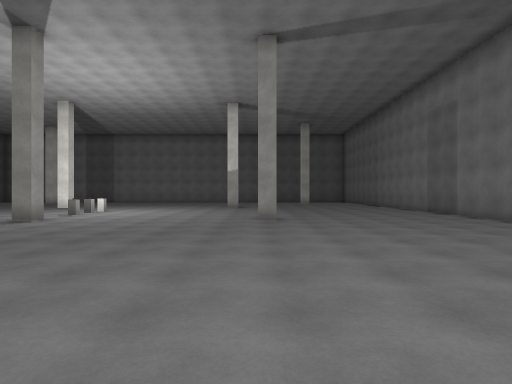
view 1 (above)

19 first-person views from a walk through a Unity game level. The camera is 1.5 m above the floor, looks level and sees 75° across. Doors are open. The floor is counted in squares, 2 m on a side. Each view is taken from the middle of a square. On the plan, view 1 faces up. The plan holds only what a view shows up to about 11 squares ahead; the rest is blank. The place goes on beyond the plan. The player character is not drawn. Some animated figures are left out. Some surface patterns are stand-ins.

view 2
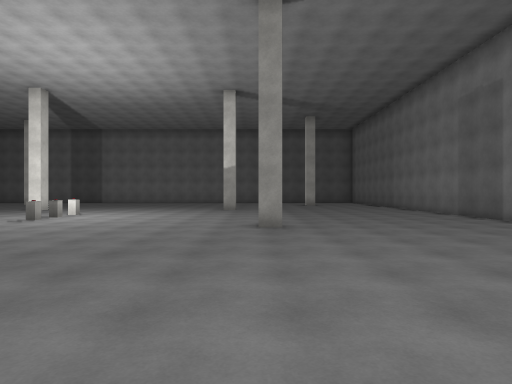

view 3
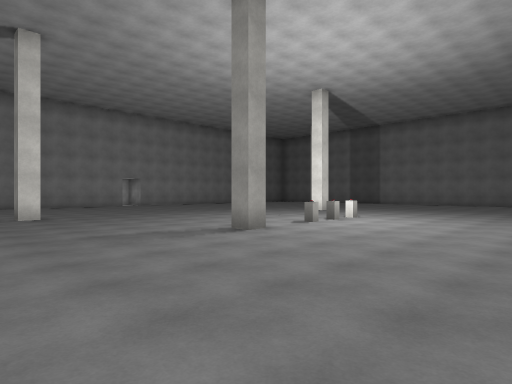

view 4
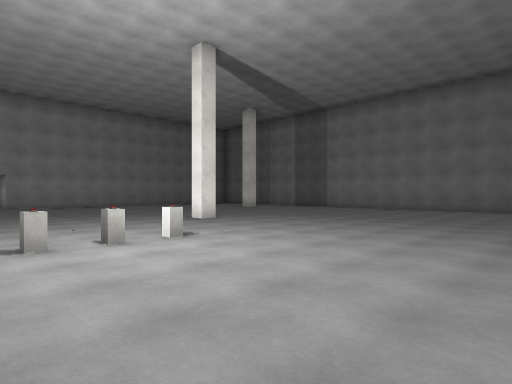

view 5
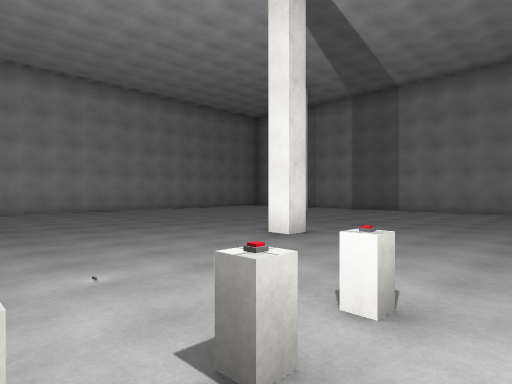

view 6
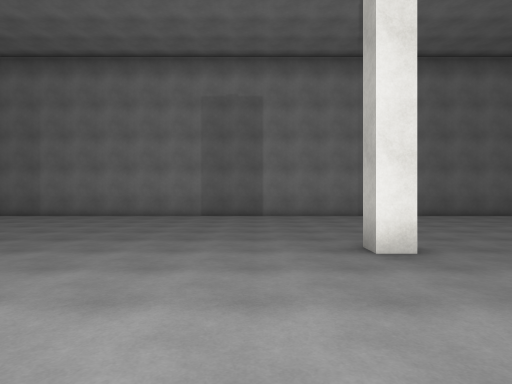

view 7
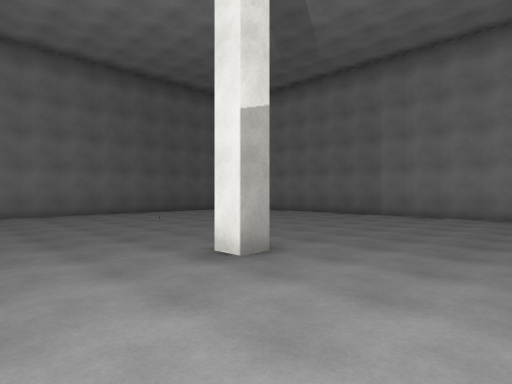

view 8
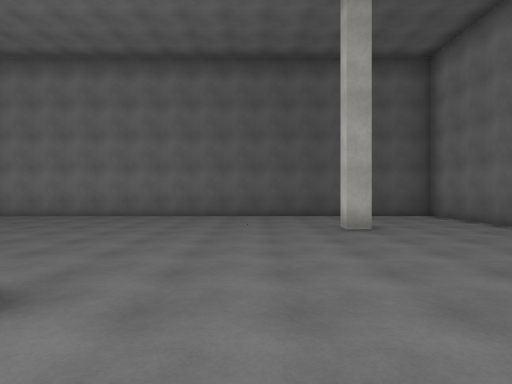

view 9
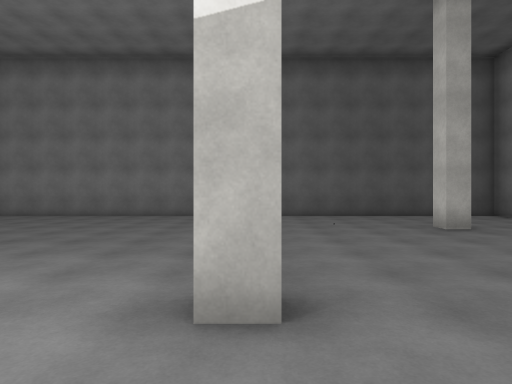

view 10
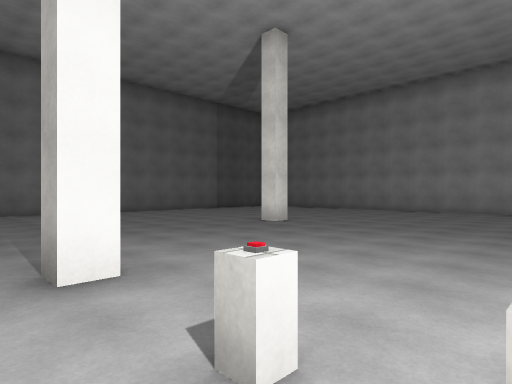

view 11
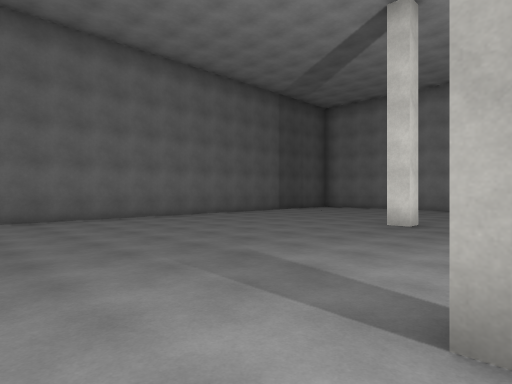

view 12
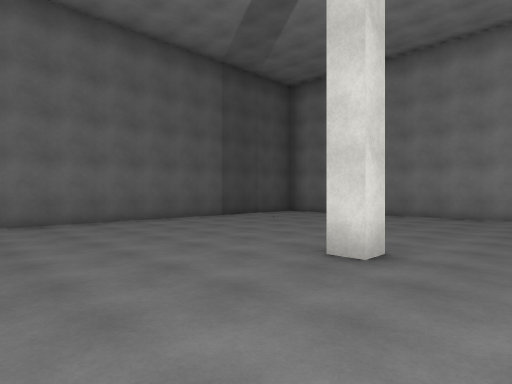

view 13
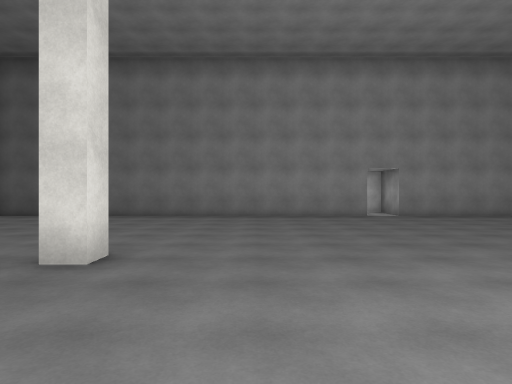

view 14
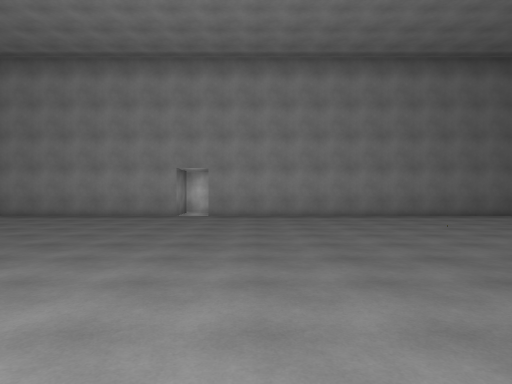

view 15
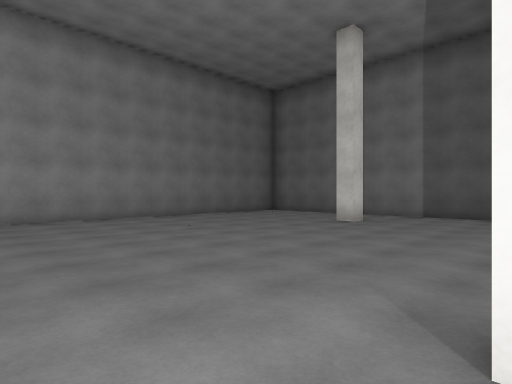

view 16
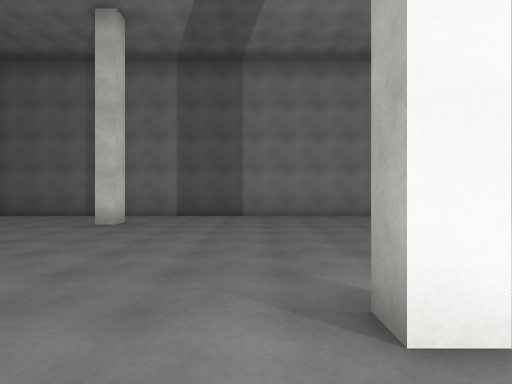

view 17
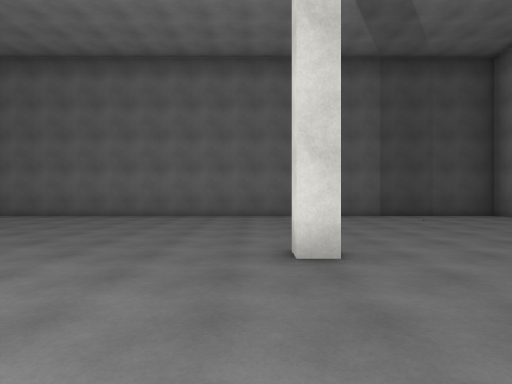

view 18
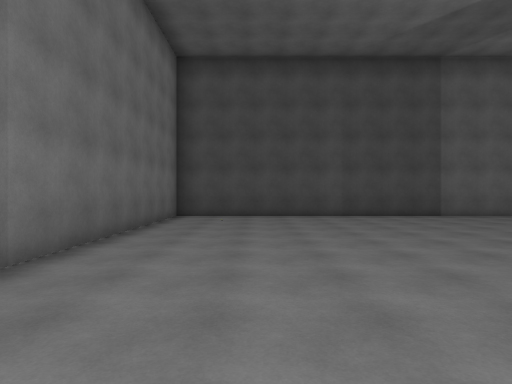

view 19
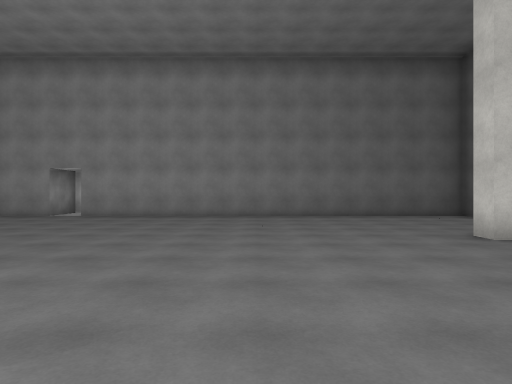

### Floor plan
Points are (right, up) in squares from view 1. A wall is a line through its corners. A room is listed if a view was taken in it or the views show most of it. See-through windows are left out.
Room 1 (views 1, 2, 3, 4, 5, 6, 7, 8, 9, 10, 11, 12, 13, 14, 15, 16, 17, 18, 19)
walls: (-6.4, 9) (-5.8, 9) (-5.8, 8.5) (-6.2, 8.5); (-8.8, 16.1) (-8.8, 15.6) (-9.3, 15.6) (-9.3, 16.1); (-0.8, 15.9) (-1.4, 15.9) (-1.4, 16.5); (0.6, 9) (0.1, 9) (0.1, 9.5) (0.6, 9.5); (-12, 6.3) (-11.5, 6.3) (-11.5, 5.8); (-13.2, 22.2) (-13.2, 21.7) (-13.8, 21.7); (-18.5, 11.5) (-18.5, 3.2); (3.4, 20.7) (2.8, 20.7) (2.8, 21.2); (6.5, 21.1) (6.5, 24.5) (-18.5, 24.5) (-18.5, 12.5); (-18.5, 1.2) (-18.5, -0.5) (6.5, -0.5) (6.5, 19.1)
ways out: open door at (-19, 12)
objects: other object (-6, 11); other object (-6, 12); other object (-6, 13)

Positions as (right, up) in squares from view 1, and headings:
1: (0, 0), facing up
2: (0, 2), facing up
3: (-1, 4), facing up-left
4: (-1, 10), facing up-left
5: (-5, 11), facing up-left
6: (-4, 11), facing right
7: (-4, 13), facing up-right
8: (1, 14), facing up
9: (-1, 14), facing up
10: (-5, 12), facing down-left
11: (-4, 9), facing down-left
12: (-8, 8), facing down-left
13: (-8, 8), facing left
14: (-8, 14), facing left
15: (-9, 14), facing up-left
16: (-10, 14), facing up
17: (-11, 10), facing down
18: (4, 10), facing down
19: (-8, 18), facing left
